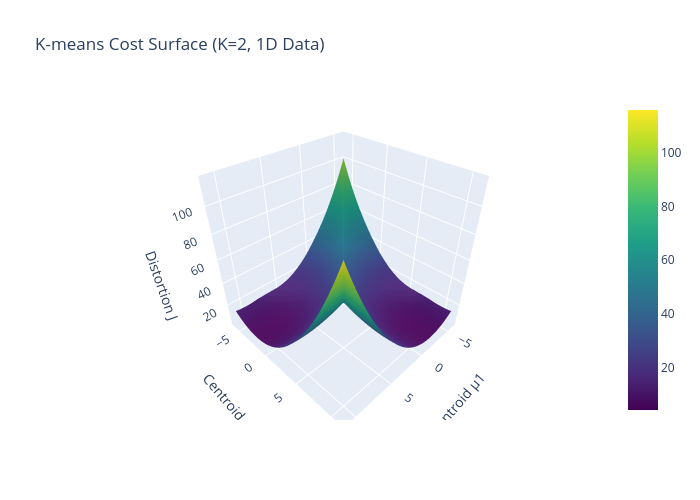

The notebook cell this image was saved under:
### Code cell
# import numpy as np
# import matplotlib.pyplot as plt
# import plotly.graph_objects as go

# -----------------------------
# 1D dataset with 3 separated groups
# (creates clearer multiple valleys)
# -----------------------------
X = np.array([
    -5, -4.5, -4, -3.5,
     0, 0.5, 1,
     8, 9, 10, 11
])

m = len(X)

# -----------------------------
# K-means Cost/distortion (K=2)
# -----------------------------
def kmeans_cost(mu1, mu2):
    cost = 0
    for x in X:
        dist1 = (x - mu1)**2    # calculate distance with first centroid.
        dist2 = (x - mu2)**2    # calculate distance with second centroid.
        cost += min(dist1, dist2) 
    return cost / m

# -----------------------------
# Grid of centroid values
# -----------------------------
mu1_vals = np.linspace(-6, 11, 200)
mu2_vals = np.linspace(-6, 11, 200)

MU1, MU2 = np.meshgrid(mu1_vals, mu2_vals)
J = np.zeros(MU1.shape)

for i in range(MU1.shape[0]):
    for j in range(MU1.shape[1]):
        J[i, j] = kmeans_cost(MU1[i, j], MU2[i, j])


# 1. Setup figure with a clean, high-resolution size
fig = plt.figure(figsize=(8.5, 5.5), dpi=100)
fig.set_facecolor('white') # White is usually more professional than grey for portfolios

# 2. Add 3D axes with specific positioning to avoid label clipping
ax = fig.add_subplot(111, projection='3d', computed_zorder=False)
ax.set_facecolor('white')

# 3. Plot the surface with a high-quality colormap and antialiasing
surf = ax.plot_surface(MU1, MU2, J, 
                       cmap='viridis', 
                       edgecolor='none', 
                       alpha=0.9, 
                       antialiased=True)

# 4. Professional Labeling with LaTeX
ax.set_xlabel(r'$\mu_1$ (Centroid 1)', fontsize=12, labelpad=10)
ax.set_ylabel(r'$\mu_2$ (Centroid 2)', fontsize=12, labelpad=10)
ax.set_zlabel(r'Distortion $J(\mu_1, \mu_2)$', fontsize=12, labelpad=15)

# 5. Add a bold, clear title
# plt.title('K-Means Distortion Cost Surface', fontsize=15, fontweight='bold', pad=20)
ax.set_title("Total kmeans Cost(J) for different random initialization of centers($\mu_1$, $\mu_2$)",fontsize=15, fontweight='bold', pad=10)

# 6. Adjust the viewing angle to ensure Z-label visibility
# elev=30 (tilt), azim=-60 (rotation) is the standard "best" view
ax.view_init(elev=25, azim=-60)

# 7. Add a colorbar to help with data interpretation
fig.colorbar(surf, ax=ax, shrink=0.5, aspect=10, pad=0.1)

# 8. Use subplots_adjust instead of tight_layout for 3D (more control)
plt.subplots_adjust(left=0, right=1, bottom=0, top=0.9)
# Add this before plt.show()
ax.contour(MU1, MU2, J, zdir='z', offset=np.min(J), cmap='viridis', alpha=0.5)
plt.show()


# -----------------------------
# Plotly 3D Surface
# -----------------------------
fig = go.Figure(
    data=[
        go.Surface(
            x=MU1,
            y=MU2,
            z=J,
            colorscale='Viridis'
        )
    ]
)

fig.update_layout(
    title="K-means Cost Surface (K=2, 1D Data)",
    scene=dict(
        xaxis_title="Centroid μ1",
        yaxis_title="Centroid μ2",
        zaxis_title="Distortion J"
    ),
    width=700,
    height=500
)
# fig.show(renderer="png") 
# Or use "svg" for higher quality
fig.show()

### Figure 1 — Plotly figure (JSON) as saved in the notebook; plotly's stock layout.template omitted (floating-point values rounded to 4 significant figures; data arrays with more than 128 entries replaced by an {"elided": "..."} marker saying what was removed)
{"data": [{"colorscale": [[0, "#440154"], [0.1111, "#482878"], [0.2222, "#3e4989"], [0.3333, "#31688e"], [0.4444, "#26828e"], [0.5556, "#1f9e89"], [0.6667, "#35b779"], [0.7778, "#6ece58"], [0.8889, "#b5de2b"], [1, "#fde725"]], "type": "surface", "x": {"elided": "200x200 float values"}, "y": {"elided": "200x200 float values"}, "z": {"elided": "200x200 float values"}}], "layout": {"height": 500, "scene": {"xaxis": {"title": {"text": "Centroid μ1"}}, "yaxis": {"title": {"text": "Centroid μ2"}}, "zaxis": {"title": {"text": "Distortion J"}}}, "title": {"text": "K-means Cost Surface (K=2, 1D Data)"}, "width": 700}}
